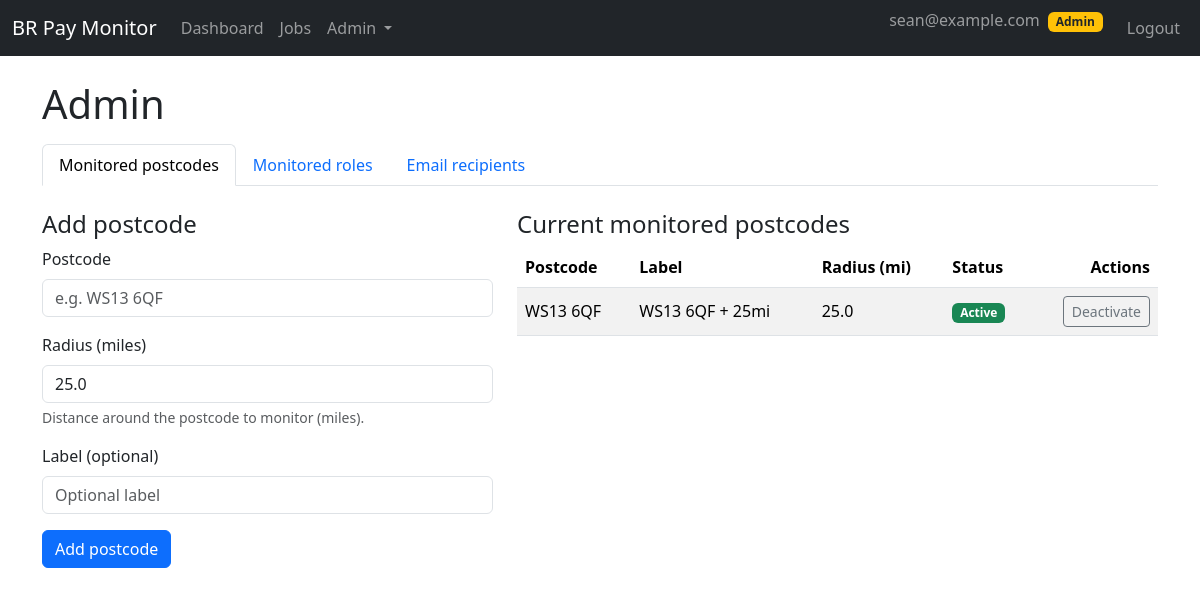
Page /admin/postcodes (signed in) on the committed database.
### br_pay_monitor/models.py (models this page shows, shortened)
class User(UserMixin, db.Model):
    __tablename__ = "users"
    id = db.Column(db.Integer, primary_key=True)
    email = db.Column(db.String(255), unique=True, index=True, nullable=False)
    password_hash = db.Column(db.String(255), nullable=False)
    is_admin = db.Column(db.Boolean, default=False, nullable=False)
    is_active = db.Column(db.Boolean, default=True, nullable=False)
    brand_id = db.Column(db.Integer, db.ForeignKey("brands.id"), nullable=True)
    brand = db.relationship("Brand", backref=db.backref("users", lazy="dynamic"))
    created_at = db.Column(db.DateTime, default=datetime.utcnow, nullable=False)

class MonitoredPostcode(db.Model):
    __tablename__ = "monitored_postcodes"
    id = db.Column(db.Integer, primary_key=True)
    brand_id = db.Column(db.Integer, db.ForeignKey("brands.id"), nullable=False)
    brand = db.relationship(
        "Brand", backref=db.backref("postcodes", lazy="dynamic")
    )
    postcode = db.Column(db.String(16), nullable=False, index=True)
    radius_miles = db.Column(db.Float, default=25.0, nullable=False)
    display_name = db.Column(db.String(128), nullable=True)
    is_active = db.Column(db.Boolean, default=True, nullable=False)
    created_at = db.Column(db.DateTime, default=datetime.utcnow, nullable=False)

### br_pay_monitor/blueprints/admin/routes.py (the view, shortened to what this page needs)
@bp.route("/postcodes", methods=["GET", "POST"])
@login_required
def postcodes():
    _require_admin()
    brand = _current_brand()
    form = PostcodeForm()
    postcodes = (
        MonitoredPostcode.query.filter_by(brand_id=brand.id)
        .order_by(MonitoredPostcode.is_active.desc(), MonitoredPostcode.postcode.asc())
        .all()
    )
    return render_template(
        "admin/postcodes.html",
        form=form,
        postcodes=postcodes,
        brand=brand,
    )

### br_pay_monitor/blueprints/admin/forms.py
class PostcodeForm(FlaskForm):
    postcode = StringField("Postcode", validators=[DataRequired()])
    radius_miles = FloatField(
        "Radius (miles)",
        default=25.0,
        validators=[DataRequired()],
    )
    display_name = StringField("Label (optional)")
    submit = SubmitField("Add postcode")

### br_pay_monitor/blueprints/admin/routes.py (called while the page is built)
def _require_admin():
    if not current_user.is_authenticated:
        abort(401)
    if not current_user.is_admin:
        abort(403)

def _current_brand() -> Brand:
    return current_user.brand or Brand.get_default_brand()

### br_pay_monitor/templates/admin/postcodes.html (shortened to what this page needs)
{% extends "base.html" %}
{% block content %}
<h1 class="mb-3">Admin</h1>
<ul class="nav nav-tabs mb-4">
  <li class="nav-item">
    <a class="nav-link active" href="{{ url_for('admin.postcodes') }}">Monitored postcodes</a>
  </li>
  <li class="nav-item">
    <a class="nav-link" href="{{ url_for('admin.roles') }}">Monitored roles</a>
  </li>
  <li class="nav-item">
    <a class="nav-link" href="{{ url_for('admin.recipients') }}">Email recipients</a>
  </li>
</ul>
<div class="row">
  <div class="col-md-5">
    <h4>Add postcode</h4>
    <form method="post" class="mb-4">
      <div class="mb-3">
        {{ form.postcode.label(class="form-label") }}
        {{ form.postcode(class="form-control", placeholder="e.g. WS13 6QF") }}
      </div>
      <div class="mb-3">
        {{ form.radius_miles.label(class="form-label") }}
        {{ form.radius_miles(class="form-control") }}
        <div class="form-text">Distance around the postcode to monitor (miles).</div>
      </div>
      <div class="mb-3">
        {{ form.display_name.label(class="form-label") }}
        {{ form.display_name(class="form-control", placeholder="Optional label") }}
      </div>
      {{ form.submit(class="btn btn-primary") }}
    </form>
  </div>
  <div class="col-md-7">
    <h4>Current monitored postcodes</h4>
    {% if postcodes %}
      <table class="table table-striped align-middle">
        <thead>
          <tr>
            <th>Postcode</th>
            <th>Label</th>
            <th>Radius (mi)</th>
            <th>Status</th>
            <th class="text-end">Actions</th>
          </tr>
        </thead>
        <tbody>
          {% for pc in postcodes %}
          <tr>
            <td>{{ pc.postcode }}</td>
            <td>{{ pc.display_name or '' }}</td>
            <td>{{ "%.1f"|format(pc.radius_miles) }}</td>
            <td>
              {% if pc.is_active %}
                <span class="badge bg-success">Active</span>
              {% else %}
                <span class="badge bg-secondary">Inactive</span>
              {% endif %}
            </td>
            <td class="text-end">
              <form method="post"
                    action="{{ url_for('admin.toggle_postcode', pc_id=pc.id) }}"
                    class="d-inline">
                <button type="submit"
                        class="btn btn-sm {% if pc.is_active %}btn-outline-secondary{% else %}btn-outline-success{% endif %}">
                  {% if pc.is_active %}Deactivate{% else %}Activate{% endif %}
                </button>
              </form>
            </td>
          </tr>
          {% endfor %}
        </tbody>
      </table>
    {% else %}
      <p>No postcodes configured yet.</p>
    {% endif %}
  </div>
</div>
{% endblock %}

### br_pay_monitor/templates/base.html (shortened to what this page needs)
<!doctype html>
<html lang="en">
  <head>
    <link
      href="https://cdn.jsdelivr.net/npm/bootstrap@5.3.3/dist/css/bootstrap.min.css"
      rel="stylesheet"
    >
  </head>
  <body>
    <nav class="navbar navbar-expand-lg navbar-dark bg-dark mb-4">
      <div class="container-fluid">
        <a class="navbar-brand" href="{{ url_for('dashboard.index') }}">BR Pay Monitor</a>
        <div class="collapse navbar-collapse" id="navbarNav">
          <ul class="navbar-nav me-auto">
            {% if current_user.is_authenticated %}
            <li class="nav-item">
              <a class="nav-link" href="{{ url_for('dashboard.index') }}">Dashboard</a>
            </li>
            <li class="nav-item">
              <a class="nav-link" href="{{ url_for('dashboard.jobs') }}">Jobs</a>
            </li>
            {% if current_user.is_admin %}
            <li class="nav-item dropdown">
              <a class="nav-link dropdown-toggle"
                 href="#"
                 role="button"
                 data-bs-toggle="dropdown"
                 aria-expanded="false">
                Admin
              </a>
            </li>
            {% endif %}
            {% endif %}
          </ul>
          <ul class="navbar-nav">
            {% if current_user.is_authenticated %}
            <li class="nav-item">
              <span class="navbar-text me-3">
                {{ current_user.email }}
                {% if current_user.is_admin %}
                  <span class="badge bg-warning text-dark ms-1">Admin</span>
                {% endif %}
              </span>
            </li>
            <li class="nav-item">
              <a class="nav-link" href="{{ url_for('auth.logout') }}">Logout</a>
            </li>
            {% else %}
            <li class="nav-item">
              <a class="nav-link" href="{{ url_for('auth.login') }}">Login</a>
            </li>
            {% endif %}
          </ul>
        </div>
      </div>
    </nav>
    <main class="container">
      {% block content %}{% endblock %}
    </main>
  </body>
</html>

### rows in the picture
User: email "sean@example.com"
MonitoredPostcode: postcode "WS13 6QF", display_name "WS13 6QF + 25mi", radius_miles "25.0", is_active "Active"
